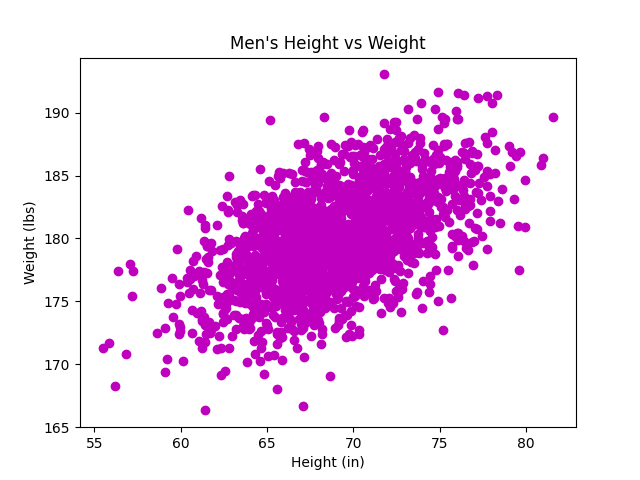

The script that saved this image:
#!/usr/bin/env python3
import numpy as np
import matplotlib

matplotlib.use('Agg')

import matplotlib.pyplot as plt

mean = [69, 0]
cov = [[15, 8], [8, 15]]
np.random.seed(5)
x, y = np.random.multivariate_normal(mean, cov, 2000).T
y += 180

plt.scatter(x, y, color='m')
plt.xlabel('Height (in)')
plt.ylabel('Weight (lbs)')
plt.title("Men's Height vs Weight")
plt.show()
plt.savefig('1-scatter.png')
